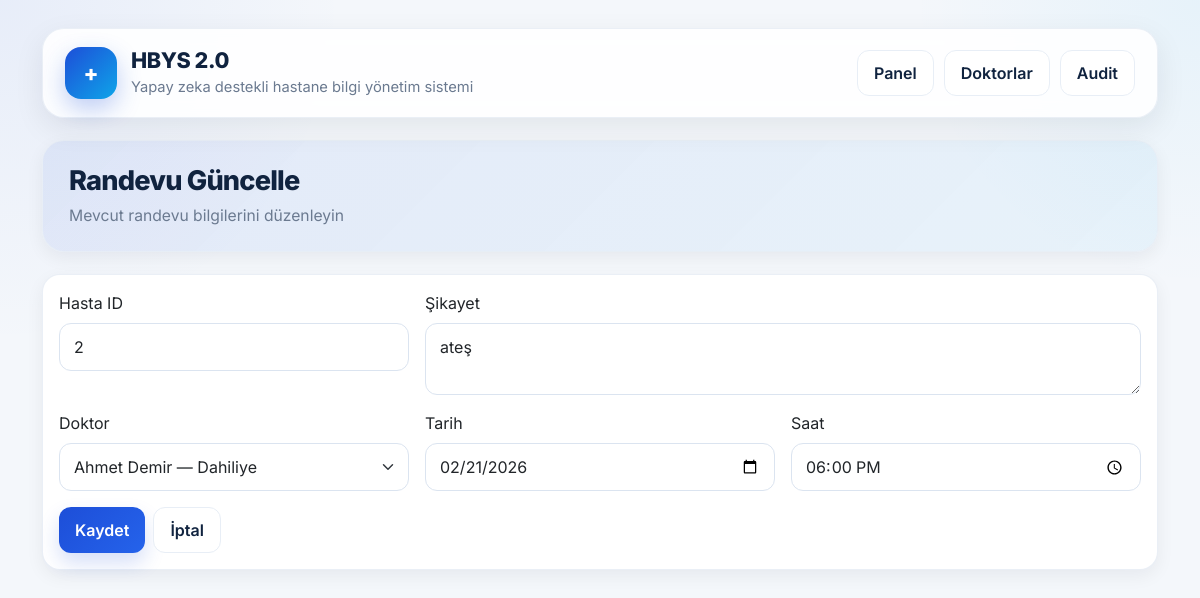
/randevu_guncelle/9 (signed in), run on the app's committed database.
### tables this page shows
CREATE TABLE randevular (
        id INTEGER PRIMARY KEY AUTOINCREMENT,
        hasta_id INTEGER,
        tarih TEXT,
        saat TEXT
    , doktor_id INTEGER, sikayet TEXT, aciliyet TEXT, risk_skor INTEGER, klinik_not TEXT, yas INTEGER, ates REAL, nabiz INTEGER, sistolik INTEGER, diyastolik INTEGER, spo2 INTEGER, kronik_hastalik TEXT, alerji TEXT, kkds_risk TEXT, kkds_oneri TEXT, kkds_tetkik TEXT, kkds_kirmizi_bayrak TEXT);

CREATE TABLE doktorlar (
        id INTEGER PRIMARY KEY AUTOINCREMENT,
        ad TEXT,
        soyad TEXT,
        brans TEXT
    );

### site.py (the view, shortened to what this page needs)
@app.route("/randevu_guncelle/<int:rid>", methods=["GET", "POST"])
@login_required
def randevu_guncelle(rid):
    conn = get_conn()
    cur = conn.cursor()
    cur.execute("SELECT id, ad, soyad, brans FROM doktorlar ORDER BY brans, ad")
    doktorlar = cur.fetchall()
    cur.execute("""
        SELECT *
        FROM randevular
        WHERE id = ?
    """, (rid,))
    randevu = cur.fetchone()
    if not randevu:
        conn.close()
        return redirect("/panel?hata=Randevu bulunamadı.")
    conn.close()
    return render_template("randevu_guncelle.html", randevu=randevu, doktorlar=doktorlar)

### site.py (called while the page is built)
def get_conn():
    conn = sqlite3.connect(DB_NAME)
    conn.row_factory = sqlite3.Row  # dict gibi erişim
    return conn

def login_required(f):
    @wraps(f)
    def decorated(*args, **kwargs):
        if not session.get("user_id"):
            return redirect("/?hata=Önce giriş yapmalısın.")
        return f(*args, **kwargs)
    return decorated

### templates/randevu_guncelle.html (shortened to what this page needs)
{% extends "base.html" %}
{% block page_title %}Randevu Güncelle{% endblock %}
{% block page_subtitle %}Mevcut randevu bilgilerini düzenleyin{% endblock %}
{% block content %}
<div class="card card-soft">
  <div class="card-body">
    <form method="post" class="row g-3">
      <div class="col-md-4">
        <label class="form-label">Hasta ID</label>
        <input class="form-control" type="text" name="hasta_id" value="{{ randevu['hasta_id'] }}" required>
      </div>
      <div class="col-md-8">
        <label class="form-label">Şikayet</label>
        <textarea class="form-control" name="sikayet" rows="2" required>{{ randevu['sikayet'] or '' }}</textarea>
      </div>
      <div class="col-md-4">
        <label class="form-label">Doktor</label>
        <select class="form-select" name="doktor_id" required>
          {% for d in doktorlar %}
            <option value="{{ d['id'] }}" {% if d['id'] == randevu['doktor_id'] %}selected{% endif %}>
              {{ d['ad'] }} {{ d['soyad'] }} — {{ d['brans'] }}
            </option>
          {% endfor %}
        </select>
      </div>
      <div class="col-md-4">
        <label class="form-label">Tarih</label>
        <input class="form-control" type="date" name="tarih" value="{{ randevu['tarih'] }}" required>
      </div>
      <div class="col-md-4">
        <label class="form-label">Saat</label>
        <input class="form-control" type="time" name="saat" value="{{ randevu['saat'] }}" required>
      </div>
      <div class="col-12 d-flex gap-2">
        <button class="btn btn-primary" type="submit">Kaydet</button>
        <a class="btn btn-outline-secondary" href="/panel">İptal</a>
      </div>
    </form>
  </div>
</div>
{% endblock %}

### templates/base.html (style rules this page uses)
:root { --bg: #f4f7fb; --surface: #ffffff; --surface-2: #f8fbff; --text: #10233f; --muted: #6b7a90; --border: #e8eef6; --primary: #1d4ed8; --primary-dark: #163ea9; --success: #16a34a; --warning: #f59e0b; --danger: #dc2626; --shadow: 0 10px 30px rgba(15, 23, 42, 0.08); --shadow-soft: 0 6px 18px rgba(15, 23, 42, 0.06); --radius: 18px; }
* { box-sizing: border-box; }
body { margin: 0; font-family: "Inter", sans-serif; background: radial-gradient(circle at top left, rgba(29, 78, 216, 0.06), transparent 24%), radial-gradient(circle at top right, rgba(14, 165, 233, 0.06), transparent 20%), var(--bg); color: var(--text); }
a { text-decoration: none; }
.btn { border-radius: 12px; font-weight: 600; padding: 10px 16px; transition: all 0.18s ease; }
.btn-primary { background: linear-gradient(135deg, var(--primary), #2563eb); border: none; box-shadow: 0 10px 20px rgba(29, 78, 216, 0.18); }
.btn-outline-secondary { border: 1px solid var(--border); color: var(--text); background: #fff; }
.card-soft { background: var(--surface); border: 1px solid rgba(232, 238, 246, 0.9); border-radius: var(--radius); box-shadow: var(--shadow-soft); }
.form-control, .form-select { border-radius: 12px; border: 1px solid #dbe4f0; padding: 11px 14px; box-shadow: none; }

### data on the page
randevular: hasta_id "2", sikayet "ateş", doktor_id "Ahmet Demir — Dahiliye", tarih "02/21/2026", saat "18:00"
